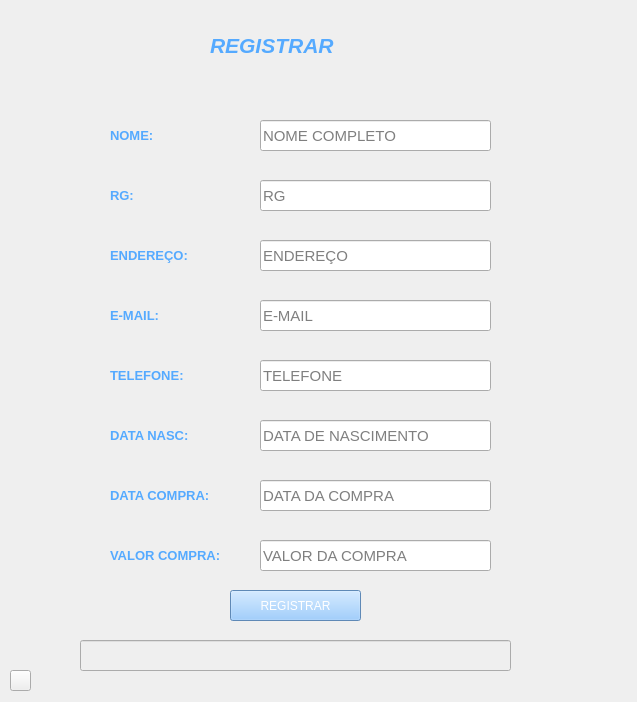
<?xml version="1.0" encoding="UTF-8"?>
<ui version="4.0">
 <class>Form</class>
 <widget class="QWidget" name="Form">
  <property name="geometry">
   <rect>
    <x>0</x>
    <y>0</y>
    <width>637</width>
    <height>702</height>
   </rect>
  </property>
  <property name="windowTitle">
   <string>Form</string>
  </property>
  <widget class="QLabel" name="label_5">
   <property name="geometry">
    <rect>
     <x>210</x>
     <y>30</y>
     <width>171</width>
     <height>31</height>
    </rect>
   </property>
   <property name="font">
    <font>
     <family>Arial</family>
     <pointsize>16</pointsize>
     <weight>75</weight>
     <italic>true</italic>
     <bold>true</bold>
    </font>
   </property>
   <property name="styleSheet">
    <string notr="true">color:rgb(85, 170, 255)</string>
   </property>
   <property name="text">
    <string>REGISTRAR</string>
   </property>
  </widget>
  <widget class="QLabel" name="label">
   <property name="geometry">
    <rect>
     <x>110</x>
     <y>120</y>
     <width>91</width>
     <height>31</height>
    </rect>
   </property>
   <property name="font">
    <font>
     <family>Arial</family>
     <pointsize>10</pointsize>
     <weight>75</weight>
     <bold>true</bold>
    </font>
   </property>
   <property name="styleSheet">
    <string notr="true">color:rgb(85, 170, 255)

</string>
   </property>
   <property name="text">
    <string>NOME:</string>
   </property>
  </widget>
  <widget class="QLineEdit" name="lineNome">
   <property name="geometry">
    <rect>
     <x>260</x>
     <y>120</y>
     <width>231</width>
     <height>31</height>
    </rect>
   </property>
   <property name="font">
    <font>
     <family>Arial</family>
     <pointsize>11</pointsize>
    </font>
   </property>
   <property name="text">
    <string/>
   </property>
   <property name="placeholderText">
    <string>NOME COMPLETO</string>
   </property>
  </widget>
  <widget class="QLabel" name="label_2">
   <property name="geometry">
    <rect>
     <x>110</x>
     <y>180</y>
     <width>141</width>
     <height>31</height>
    </rect>
   </property>
   <property name="font">
    <font>
     <family>Arial</family>
     <pointsize>10</pointsize>
     <weight>75</weight>
     <bold>true</bold>
    </font>
   </property>
   <property name="styleSheet">
    <string notr="true">color:rgb(85, 170, 255)

</string>
   </property>
   <property name="text">
    <string>RG:</string>
   </property>
  </widget>
  <widget class="QLineEdit" name="lineRg">
   <property name="geometry">
    <rect>
     <x>260</x>
     <y>180</y>
     <width>231</width>
     <height>31</height>
    </rect>
   </property>
   <property name="font">
    <font>
     <family>Arial</family>
     <pointsize>11</pointsize>
    </font>
   </property>
   <property name="text">
    <string/>
   </property>
   <property name="placeholderText">
    <string>RG</string>
   </property>
  </widget>
  <widget class="QLineEdit" name="lineEndereco">
   <property name="geometry">
    <rect>
     <x>260</x>
     <y>240</y>
     <width>231</width>
     <height>31</height>
    </rect>
   </property>
   <property name="font">
    <font>
     <family>Arial</family>
     <pointsize>11</pointsize>
    </font>
   </property>
   <property name="text">
    <string/>
   </property>
   <property name="placeholderText">
    <string>ENDEREÇO</string>
   </property>
  </widget>
  <widget class="QLabel" name="label_3">
   <property name="geometry">
    <rect>
     <x>110</x>
     <y>240</y>
     <width>131</width>
     <height>31</height>
    </rect>
   </property>
   <property name="font">
    <font>
     <family>Arial</family>
     <pointsize>10</pointsize>
     <weight>75</weight>
     <bold>true</bold>
    </font>
   </property>
   <property name="styleSheet">
    <string notr="true">color:rgb(85, 170, 255)

</string>
   </property>
   <property name="text">
    <string>ENDEREÇO:</string>
   </property>
  </widget>
  <widget class="QLabel" name="label_4">
   <property name="geometry">
    <rect>
     <x>110</x>
     <y>300</y>
     <width>131</width>
     <height>31</height>
    </rect>
   </property>
   <property name="font">
    <font>
     <family>Arial</family>
     <pointsize>10</pointsize>
     <weight>75</weight>
     <bold>true</bold>
    </font>
   </property>
   <property name="styleSheet">
    <string notr="true">color:rgb(85, 170, 255)

</string>
   </property>
   <property name="text">
    <string>E-MAIL:</string>
   </property>
  </widget>
  <widget class="QLineEdit" name="lineEmailR">
   <property name="geometry">
    <rect>
     <x>260</x>
     <y>300</y>
     <width>231</width>
     <height>31</height>
    </rect>
   </property>
   <property name="font">
    <font>
     <family>Arial</family>
     <pointsize>11</pointsize>
    </font>
   </property>
   <property name="text">
    <string/>
   </property>
   <property name="placeholderText">
    <string>E-MAIL</string>
   </property>
  </widget>
  <widget class="QLabel" name="label_6">
   <property name="geometry">
    <rect>
     <x>110</x>
     <y>360</y>
     <width>131</width>
     <height>31</height>
    </rect>
   </property>
   <property name="font">
    <font>
     <family>Arial</family>
     <pointsize>10</pointsize>
     <weight>75</weight>
     <bold>true</bold>
    </font>
   </property>
   <property name="styleSheet">
    <string notr="true">color:rgb(85, 170, 255)

</string>
   </property>
   <property name="text">
    <string>TELEFONE:</string>
   </property>
  </widget>
  <widget class="QLineEdit" name="lineTelefone">
   <property name="geometry">
    <rect>
     <x>260</x>
     <y>360</y>
     <width>231</width>
     <height>31</height>
    </rect>
   </property>
   <property name="font">
    <font>
     <family>Arial</family>
     <pointsize>11</pointsize>
    </font>
   </property>
   <property name="text">
    <string/>
   </property>
   <property name="placeholderText">
    <string>TELEFONE</string>
   </property>
  </widget>
  <widget class="QLabel" name="label_7">
   <property name="geometry">
    <rect>
     <x>110</x>
     <y>420</y>
     <width>121</width>
     <height>31</height>
    </rect>
   </property>
   <property name="font">
    <font>
     <family>Arial</family>
     <pointsize>10</pointsize>
     <weight>75</weight>
     <bold>true</bold>
    </font>
   </property>
   <property name="styleSheet">
    <string notr="true">color:rgb(85, 170, 255)

</string>
   </property>
   <property name="text">
    <string>DATA NASC:</string>
   </property>
  </widget>
  <widget class="QLineEdit" name="lineDataN">
   <property name="geometry">
    <rect>
     <x>260</x>
     <y>420</y>
     <width>231</width>
     <height>31</height>
    </rect>
   </property>
   <property name="font">
    <font>
     <family>Arial</family>
     <pointsize>11</pointsize>
    </font>
   </property>
   <property name="text">
    <string/>
   </property>
   <property name="placeholderText">
    <string>DATA DE NASCIMENTO</string>
   </property>
  </widget>
  <widget class="QPushButton" name="bRegistro">
   <property name="geometry">
    <rect>
     <x>230</x>
     <y>590</y>
     <width>131</width>
     <height>31</height>
    </rect>
   </property>
   <property name="styleSheet">
    <string notr="true">background-color:rgb(133, 192, 255);
color: rgb(255, 255, 255)</string>
   </property>
   <property name="text">
    <string>REGISTRAR</string>
   </property>
  </widget>
  <widget class="QPushButton" name="bVoltar">
   <property name="geometry">
    <rect>
     <x>30</x>
     <y>30</y>
     <width>61</width>
     <height>51</height>
    </rect>
   </property>
   <property name="styleSheet">
    <string notr="true">background-color:rgb(255, 255, 255);
color:rgb(255, 0, 0)</string>
   </property>
   <property name="text">
    <string/>
   </property>
   <property name="icon">
    <iconset>
     <normaloff>vire-a-esquerda.png</normaloff>vire-a-esquerda.png</iconset>
   </property>
   <property name="iconSize">
    <size>
     <width>50</width>
     <height>50</height>
    </size>
   </property>
   <property name="flat">
    <bool>true</bool>
   </property>
  </widget>
  <widget class="QLabel" name="label_8">
   <property name="geometry">
    <rect>
     <x>110</x>
     <y>480</y>
     <width>131</width>
     <height>31</height>
    </rect>
   </property>
   <property name="font">
    <font>
     <family>Arial</family>
     <pointsize>10</pointsize>
     <weight>75</weight>
     <bold>true</bold>
    </font>
   </property>
   <property name="styleSheet">
    <string notr="true">color:rgb(85, 170, 255)

</string>
   </property>
   <property name="text">
    <string>DATA COMPRA:</string>
   </property>
  </widget>
  <widget class="QLineEdit" name="lineDataCompra">
   <property name="geometry">
    <rect>
     <x>260</x>
     <y>480</y>
     <width>231</width>
     <height>31</height>
    </rect>
   </property>
   <property name="font">
    <font>
     <family>Arial</family>
     <pointsize>11</pointsize>
    </font>
   </property>
   <property name="text">
    <string/>
   </property>
   <property name="echoMode">
    <enum>QLineEdit::Normal</enum>
   </property>
   <property name="placeholderText">
    <string>DATA DA COMPRA</string>
   </property>
  </widget>
  <widget class="QLabel" name="label_9">
   <property name="geometry">
    <rect>
     <x>110</x>
     <y>540</y>
     <width>141</width>
     <height>31</height>
    </rect>
   </property>
   <property name="font">
    <font>
     <family>Arial</family>
     <pointsize>10</pointsize>
     <weight>75</weight>
     <bold>true</bold>
    </font>
   </property>
   <property name="styleSheet">
    <string notr="true">color:rgb(85, 170, 255)

</string>
   </property>
   <property name="text">
    <string>VALOR COMPRA:</string>
   </property>
  </widget>
  <widget class="QLineEdit" name="lineValorCompra">
   <property name="geometry">
    <rect>
     <x>260</x>
     <y>540</y>
     <width>231</width>
     <height>31</height>
    </rect>
   </property>
   <property name="font">
    <font>
     <family>Arial</family>
     <pointsize>11</pointsize>
    </font>
   </property>
   <property name="text">
    <string/>
   </property>
   <property name="echoMode">
    <enum>QLineEdit::Normal</enum>
   </property>
   <property name="placeholderText">
    <string>VALOR DA COMPRA</string>
   </property>
  </widget>
  <widget class="QLabel" name="label_10">
   <property name="geometry">
    <rect>
     <x>0</x>
     <y>0</y>
     <width>641</width>
     <height>711</height>
    </rect>
   </property>
   <property name="text">
    <string/>
   </property>
   <property name="pixmap">
    <pixmap>fundo.jpg</pixmap>
   </property>
   <property name="scaledContents">
    <bool>true</bool>
   </property>
  </widget>
  <widget class="QPushButton" name="bTelaRegistro">
   <property name="geometry">
    <rect>
     <x>10</x>
     <y>670</y>
     <width>21</width>
     <height>21</height>
    </rect>
   </property>
   <property name="text">
    <string/>
   </property>
  </widget>
  <widget class="QLineEdit" name="lineRegistrou">
   <property name="enabled">
    <bool>false</bool>
   </property>
   <property name="geometry">
    <rect>
     <x>80</x>
     <y>640</y>
     <width>431</width>
     <height>31</height>
    </rect>
   </property>
   <property name="font">
    <font>
     <family>Arial</family>
     <pointsize>7</pointsize>
    </font>
   </property>
   <property name="styleSheet">
    <string notr="true"/>
   </property>
  </widget>
  <zorder>bTelaRegistro</zorder>
  <zorder>label_10</zorder>
  <zorder>label_5</zorder>
  <zorder>label</zorder>
  <zorder>lineNome</zorder>
  <zorder>label_2</zorder>
  <zorder>lineRg</zorder>
  <zorder>lineEndereco</zorder>
  <zorder>label_3</zorder>
  <zorder>label_4</zorder>
  <zorder>lineEmailR</zorder>
  <zorder>label_6</zorder>
  <zorder>lineTelefone</zorder>
  <zorder>label_7</zorder>
  <zorder>lineDataN</zorder>
  <zorder>bRegistro</zorder>
  <zorder>bVoltar</zorder>
  <zorder>label_8</zorder>
  <zorder>lineDataCompra</zorder>
  <zorder>label_9</zorder>
  <zorder>lineValorCompra</zorder>
  <zorder>lineRegistrou</zorder>
 </widget>
 <resources/>
 <connections/>
</ui>
